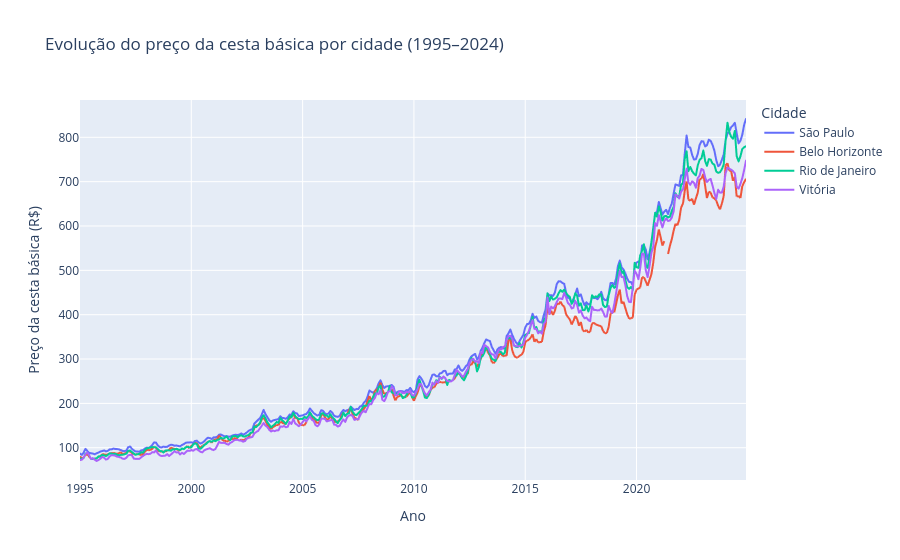

This figure's notebook cell:
### Markdown cell above
## Preço da cesta básica após a estabilização monetária

Para melhorar a leitura visual, a análise principal do preço da cesta básica considera o período de 1995 a 2024.

Esse recorte reduz o efeito visual da hiperinflação do início dos anos 1990 e permite comparar melhor a evolução dos preços entre as capitais analisadas.

O gráfico mostra a tendência de crescimento nominal do preço da cesta básica ao longo do tempo, com aceleração mais evidente a partir de 2020.

### Code cell
precos_pos_1995 = precos[precos["ano"] >= 1995].copy()

fig_preco_pos_1995 = px.line(
    precos_pos_1995,
    x="data",
    y="valor_reais",
    color="cidade",
    title="Evolução do preço da cesta básica por cidade (1995–2024)",
    labels={
        "data": "Ano",
        "valor_reais": "Preço da cesta básica (R$)",
        "cidade": "Cidade"
    }
)

fig_preco_pos_1995.update_layout(
    xaxis_title="Ano",
    yaxis_title="Preço da cesta básica (R$)",
    legend_title="Cidade",
    hovermode="x unified"
)

fig_preco_pos_1995.show()

### Figure 1 — Plotly figure (JSON) as saved in the notebook; plotly's stock layout.template omitted (floating-point values rounded to 4 significant figures; data arrays with more than 128 entries replaced by an {"elided": "..."} marker saying what was removed)
{"data": [{"hovertemplate": "Cidade=São Paulo<br>Ano=%{x}<br>Preço da cesta básica (R$)=%{y}<extra></extra>", "legendgroup": "São Paulo", "line": {"color": "#636efa", "dash": "solid"}, "marker": {"symbol": "circle"}, "mode": "lines", "name": "São Paulo", "showlegend": true, "type": "scattergl", "x": {"elided": "360 str values"}, "xaxis": "x", "y": {"elided": "360 float values"}, "yaxis": "y"}, {"hovertemplate": "Cidade=Belo Horizonte<br>Ano=%{x}<br>Preço da cesta básica (R$)=%{y}<extra></extra>", "legendgroup": "Belo Horizonte", "line": {"color": "#EF553B", "dash": "solid"}, "marker": {"symbol": "circle"}, "mode": "lines", "name": "Belo Horizonte", "showlegend": true, "type": "scattergl", "x": {"elided": "360 str values"}, "xaxis": "x", "y": {"elided": "360 float values"}, "yaxis": "y"}, {"hovertemplate": "Cidade=Rio de Janeiro<br>Ano=%{x}<br>Preço da cesta básica (R$)=%{y}<extra></extra>", "legendgroup": "Rio de Janeiro", "line": {"color": "#00cc96", "dash": "solid"}, "marker": {"symbol": "circle"}, "mode": "lines", "name": "Rio de Janeiro", "showlegend": true, "type": "scattergl", "x": {"elided": "360 str values"}, "xaxis": "x", "y": {"elided": "360 float values"}, "yaxis": "y"}, {"hovertemplate": "Cidade=Vitória<br>Ano=%{x}<br>Preço da cesta básica (R$)=%{y}<extra></extra>", "legendgroup": "Vitória", "line": {"color": "#ab63fa", "dash": "solid"}, "marker": {"symbol": "circle"}, "mode": "lines", "name": "Vitória", "showlegend": true, "type": "scattergl", "x": {"elided": "360 str values"}, "xaxis": "x", "y": {"elided": "360 float values"}, "yaxis": "y"}], "layout": {"hovermode": "x unified", "legend": {"title": {"text": "Cidade"}, "tracegroupgap": 0}, "title": {"text": "Evolução do preço da cesta básica por cidade (1995–2024)"}, "xaxis": {"anchor": "y", "domain": [0, 1], "title": {"text": "Ano"}}, "yaxis": {"anchor": "x", "domain": [0, 1], "title": {"text": "Preço da cesta básica (R$)"}}}}
